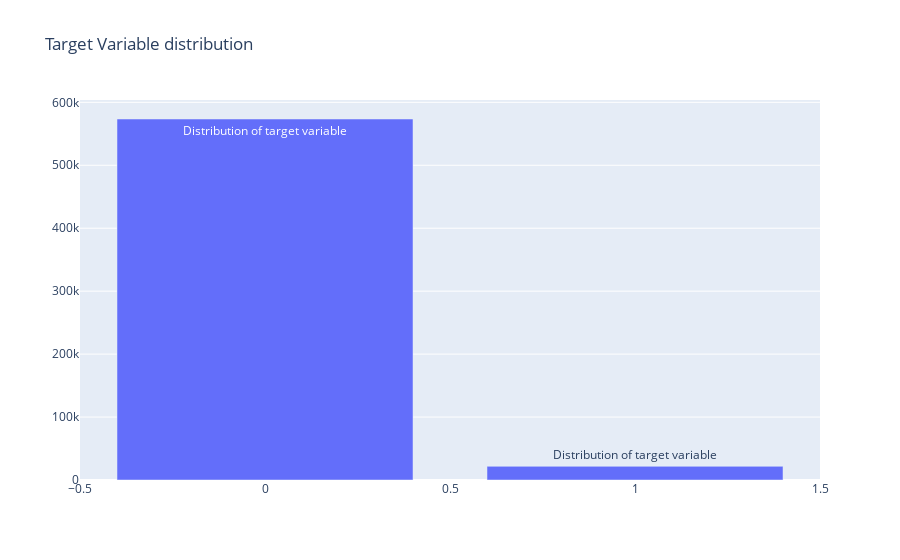

The notebook cell saved with this chart:
### Markdown cell above
#### Null Value가 존재하는 컬럼
#### [ps_ind_05_cat, ps_reg_03, ps_car_03_cat, ps_car_05_cat, ps_car_07_cat, ps_car_09_cat, ps_car_14 ]

### Code cell
#### Target Var Inspection

set1 = go.Bar(x=train['target'].value_counts().index.values,
             y=train['target'].value_counts().values,
             text = "Distribution of target variable")

layout = go.Layout(title='Target Variable distribution')

data = [set1]
fig = go.Figure(data=data, layout=layout)
py.iplot(fig)

### Figure 1 — Plotly figure (JSON) as saved in the notebook; plotly's stock layout.template omitted (floating-point values rounded to 4 significant figures)
{"data": [{"text": "Distribution of target variable", "type": "bar", "x": [0, 1], "y": [573518, 21694]}], "layout": {"title": {"text": "Target Variable distribution"}}}
